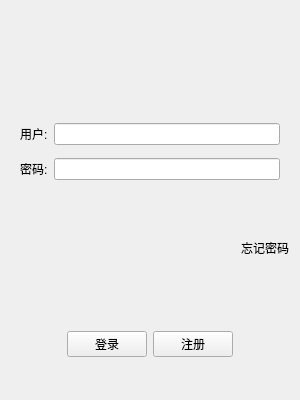
<?xml version="1.0" encoding="UTF-8"?>
<ui version="4.0">
 <class>CLogin_Form</class>
 <widget class="QWidget" name="CLogin_Form">
  <property name="geometry">
   <rect>
    <x>0</x>
    <y>0</y>
    <width>300</width>
    <height>400</height>
   </rect>
  </property>
  <property name="windowTitle">
   <string>Form</string>
  </property>
  <layout class="QGridLayout" name="gridLayout_2">
   <item row="0" column="0" colspan="2">
    <widget class="QLabel" name="label_qr_code">
     <property name="layoutDirection">
      <enum>Qt::LeftToRight</enum>
     </property>
     <property name="text">
      <string/>
     </property>
     <property name="alignment">
      <set>Qt::AlignCenter</set>
     </property>
    </widget>
   </item>
   <item row="1" column="0" colspan="2">
    <widget class="QWidget" name="widget_2" native="true">
     <layout class="QGridLayout" name="gridLayout">
      <item row="0" column="0">
       <widget class="QLabel" name="label">
        <property name="text">
         <string>用户:</string>
        </property>
       </widget>
      </item>
      <item row="0" column="1">
       <widget class="QLineEdit" name="lineEdit"/>
      </item>
      <item row="1" column="0">
       <widget class="QLabel" name="label_2">
        <property name="text">
         <string>密码:</string>
        </property>
       </widget>
      </item>
      <item row="1" column="1">
       <widget class="QLineEdit" name="lineEdit_2"/>
      </item>
     </layout>
    </widget>
   </item>
   <item row="2" column="0">
    <spacer name="horizontalSpacer_3">
     <property name="orientation">
      <enum>Qt::Horizontal</enum>
     </property>
     <property name="sizeHint" stdset="0">
      <size>
       <width>213</width>
       <height>20</height>
      </size>
     </property>
    </spacer>
   </item>
   <item row="2" column="1">
    <widget class="QLabel" name="label_3">
     <property name="text">
      <string>忘记密码</string>
     </property>
    </widget>
   </item>
   <item row="3" column="0" colspan="2">
    <widget class="QWidget" name="widget_3" native="true">
     <layout class="QHBoxLayout" name="horizontalLayout_3">
      <item>
       <spacer name="horizontalSpacer">
        <property name="orientation">
         <enum>Qt::Horizontal</enum>
        </property>
        <property name="sizeHint" stdset="0">
         <size>
          <width>40</width>
          <height>20</height>
         </size>
        </property>
       </spacer>
      </item>
      <item>
       <widget class="QPushButton" name="pushbtn_login">
        <property name="text">
         <string>登录</string>
        </property>
       </widget>
      </item>
      <item>
       <widget class="QPushButton" name="pushbtn_reg">
        <property name="text">
         <string>注册</string>
        </property>
       </widget>
      </item>
      <item>
       <spacer name="horizontalSpacer_2">
        <property name="orientation">
         <enum>Qt::Horizontal</enum>
        </property>
        <property name="sizeHint" stdset="0">
         <size>
          <width>40</width>
          <height>20</height>
         </size>
        </property>
       </spacer>
      </item>
     </layout>
    </widget>
   </item>
  </layout>
 </widget>
 <resources/>
 <connections/>
</ui>
